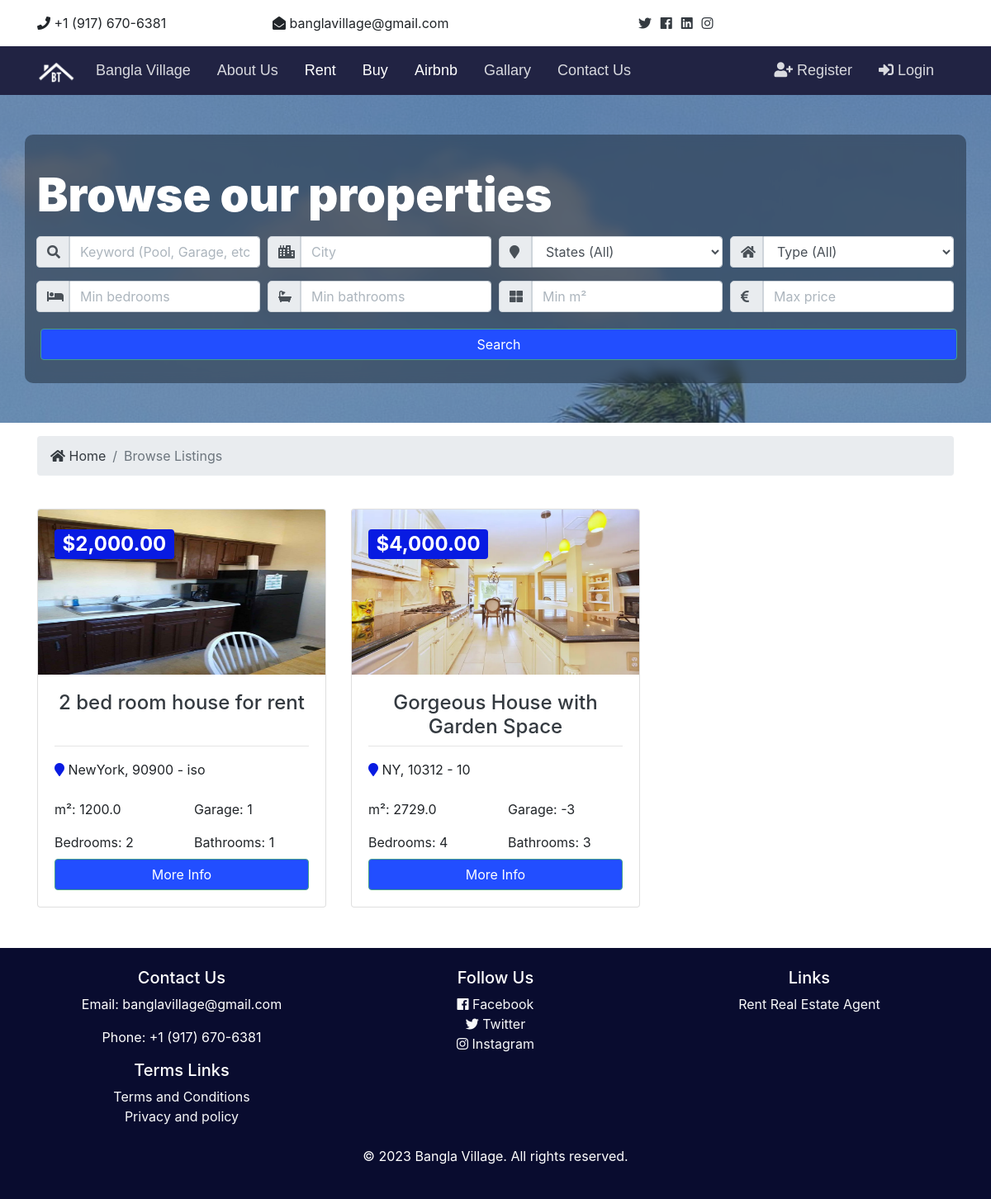
Screenshot of /en/listings/ with the database file from the repository.
### listings/models.py (models this page shows, shortened)
class Listing(models.Model):
    listing_type = models.ForeignKey(ListingType, on_delete=models.PROTECT,
                                     verbose_name=_("Listing type"))
    realtor = models.ForeignKey('accounts.Realtor',
                                on_delete=models.DO_NOTHING,
                                verbose_name=_("Realtor"))
    title = models.CharField(max_length=50, verbose_name=_("Title"))
    address = models.ForeignKey('core.Address', on_delete=models.PROTECT,
                                default=1, null=True,
                                verbose_name=_("Address"))
    description = models.TextField(blank=True,
                                   verbose_name=_("Description"))
    price = models.DecimalField(max_digits=20, decimal_places=2,
                                verbose_name=_("Price"))
    ceiling_height = models.FloatField(blank=True, null=True,
                                       verbose_name=_("Ceiling height"))
    bedrooms = models.PositiveIntegerField(verbose_name=_("Bedrooms"))
    bathrooms = models.PositiveIntegerField(verbose_name=_("Bathrooms"))
    garage = models.IntegerField(default=0,
                                 verbose_name=_("Garage"))
    sqft                                                                                                                                                                                    = models.FloatField(verbose_name=_("m²"))
    lot_size = models.FloatField(verbose_name=_("Lot size"))  # Grunstückgröße
    image = models.ImageField(upload_to=listing_dir_path,
                              verbose_name=_("Image"))
    listing_for = models.CharField(max_length=5, choices=LISTING_CHOICE,
                                   default="S", verbose_name=_("Listing for"))
    protected = models.BooleanField(default=False,
                                    verbose_name=_("Monument Protected"))
    is_published = models.BooleanField(default=True, verbose_name=_("Online"))
    free_from = models.DateField(default=datetime.now, blank=True,
                                 verbose_name=_("Free from"))
    created = models.DateTimeField(auto_now_add=True, null=True,
                                   verbose_name=_("Created"))
    updated = models.DateTimeField(auto_now=True, null=True,
                                   verbose_name=_("Updated"))
    def get_total_rooms(self):
        return self.bedrooms + self.bedrooms
    get_total_rooms.short_description = _("# Rooms")
    def get_address(self):
        return (f"{self.address.street} {self.address.hn}, {self.address.city}"
                f", {self.address.state.country.shortcut}")
    get_address.short_description = _("Address")
    def get_price(self):
        return f"{self.price}€"
    get_price.short_description = _("Price")
    def get_sqft(self):
        return _("{} m²".format(self.sqft))
    get_sqft.short_description = _("m²")
    def get_ceiling_height(self):
        return f"{self.ceiling_height} m"
    get_ceiling_height.short_description = _("Ceiling Height")
    def get_image(self):
        return get_image_format(self.image)
    get_image.short_description = _('Image')
    def headshot_image(self):
        return get_headshot_image(self.image)
    headshot_image.short_description = _('Preview')
    def get_images(self):
        '''returns nr of inline images'''
        return self.listingimage_set.count() + 1 if self.image else \
            self.listingimage_set.count()
    get_images.short_description = _('# Images')
    def get_nr_files(self):
        '''returns nr of inline files'''
        return self.listingfile_set.count()
    get_nr_files.short_description = _('# Files')

### core/models.py (models this page shows, shortened)
class Address(models.Model):
    street = models.CharField(max_length=150, blank=False, null=False,
                              verbose_name=_("Street"))
    hn = models.CharField(max_length=15, blank=False, null=False,
                          verbose_name=_("House number"))
    zipcode = models.CharField(max_length=5, blank=False, null=False,
                               verbose_name=_("Zipcode"))
    city = models.CharField(max_length=100, blank=False, null=False,
                            verbose_name=_("City"))
    state = models.ForeignKey(
        State, blank=False, null=False, on_delete=models.CASCADE,
        verbose_name=_("State"))
    class Meta:
        unique_together = ('street', 'hn', 'zipcode')
        verbose_name_plural = _("Addresses")

class State(models.Model):
    country = models.ForeignKey(Country, null=False, on_delete=models.CASCADE,
                                verbose_name=_("Country"))
    name = models.CharField(max_length=150, blank=False, null=False,
                            verbose_name=_("Country"))
    shortcut = models.CharField(
        max_length=6, null=False, blank=False, verbose_name="ISO 3166-2")
    class Meta:
        unique_together = ('country', 'shortcut')
        verbose_name = _("State")
        verbose_name_plural = _("States")

class Country(models.Model):
    name = models.CharField(
        max_length=150, null=False, blank=False, unique=True)
    shortcut = models.CharField(
        max_length=3, null=False, blank=False, verbose_name="ISO 3166-α2")
    class Meta:
        verbose_name = _("Country")
        verbose_name_plural = _("Countries")

### listings/views.py (the view)
# urls.py: path('', ListingListView.as_view(), name='listings'),
class ListingListView(ListView):
    model = Listing
    template_name = 'listings/listings.html'
    paginate_by = 4
    object_list = Listing.objects.order_by('-created').filter(
        is_published=True)
    def get_context_data(self, **kwargs):
        context = super().get_context_data(**kwargs)
        context['listings'] = self.object_list  # TODO change this bullshit
        context['title'] = _("Browse our properties")
        context['page_title'] = _("Browse Property Listings")
        context['page_description'] = _("Real estate manager."
                                        "Browse all properties we are "
                                        "offering.")
        return context

### core/context_processor.py (called while the page is built)
def global_variables(request):
    return {
        'domain_name': 'Bangla Village',
        'domain': "",
    }

### templates/listings/listings.html (shortened to what this page needs)
{% extends 'core/base.html' %}
{% load static %}
{% load humanize %}
{% block content %}
<section id="showcase-inner" class="py-5 showcase-text">
  <div class="container bg-blur">
    <div class="row">
      <div class="col-md-12 my-4">
        <h1 class="display-4 my-3 showcase-text">
          {{ title }}
        </h1>
        {% include 'core/partials/_search.html' %}
      </div>
    </div>
  </div>
</section>
<section id="bc" class="mt-3">
  <div class="container">
    <nav aria-label="breadcrumb">
      <ol class="breadcrumb">
        <li class="breadcrumb-item">
          <a href="{% url 'index' %}">
            <i class="fas fa-home"></i> {{ _("Home") }}</a>
        </li>
        <li class="breadcrumb-item active">{{ _("Browse Listings") }} </li>
      </ol>
    </nav>
  </div>
</section>
<section id="listings" class="py-4">
  <div class="container">
    <div class="row">
      {% if listings %}
      {% for listing in listings %}
      {% include 'listings/_partials/_listing-box.html' %}
      {% endfor %}
      {% else %}
      <div class="col-md-12">
        <p>{{ _("No Listings Available") }}</p>
      </div>
      {% endif %}
    <div class="row">
      <div class="col-md-12">
      </div>
    </div>
</section>
{% endblock %}

### templates/listings/_partials/_listing-box.html
{% load static %}
{% load humanize %}
<div class="col-md-6 col-lg-4 mb-4">
  <div class="card listing-preview">
    <a href="{% url 'listing' listing.id %}" class="stretched-link">
      <img class="card-img-top listing-img" src="{{ listing.image.url }}" alt="">
      <div class="card-img-overlay">
        <h2>
          <span class="badge badge-success">${{ listing.price | intcomma }}</span>
        </h2>
      </div>
      <div class="card-body">
        <div class="listing-heading text-center max-box">
          <h4 class="text-primary">{{ listing.title }}</h4>
        </div>
    </a>
    <hr>
    <div>
      <p>
        <i class="fas fa-map-marker text-secondary"></i>
        {{ listing.address.city }}, {{ listing.address.zipcode }} - {{ listing.address.state.country.shortcut }}
      </p>
    </div>
    <div class="row py-2">
      <div class="col-6">
        {{ _("m²") }}: {{ listing.sqft }}</div>
      <div class="col-6">
        {{ _("Garage") }}: {{ listing.garage }}</div>
    </div>
    <div class="row py-2">
      <div class="col-6">
        {{ _("Bedrooms") }}: {{ listing.bedrooms }}</div>
      <div class="col-6">
        {{ _("Bathrooms") }}: {{ listing.bathrooms }}</div>
    </div>
    <a href="{% url 'listing' listing.id %}" class="btn btn-secondary btn-block">{{ _("More Info") }}</a>
  </div>
</div>
</div>

### project/static/css/all.css (style rules this page uses)
.fa, .fas, .far, .fal, .fab { -moz-osx-font-smoothing: grayscale; -webkit-font-smoothing: antialiased; display: inline-block; font-style: normal; font-variant: normal; text-rendering: auto; line-height: 1; }
.fa-home:before { content: "\f015"; }
.fa-map-marker:before { content: "\f041"; }
.fa, .fas { font-family: 'Font Awesome 5 Free'; font-weight: 900; }

### project/static/css/style.css (style rules this page uses)
.btn-secondary { color: #fff !important; }
img { width: 100%; color: #09b48f; }
#showcase-inner { background: url('../img/bg1.jpg'); background-repeat: no-repeat; background-size: cover; background-attachment: fixed; background-position: top center; position: relative; overflow: hidden; min-height: 200px; }
#showcase-inner::before { content: ''; position: absolute; top: 0; left: 0; min-height: 100%; width: 100%; background: #3d50757c; }
.listing-preview a { position: relative; }
.listing-img { max-height: 200px; }
.max-box { height: 50px; }
*, *:before, *:after { box-sizing: border-box; }
.bg-blur { background-color: #0c121a69 !important; backdrop-filter: blur(6px); border-radius: 10px; }
.showcase-text { font-weight: 900; color: white; text-align: left; }

### rows the page displays
Listing: image (picture), price "2,000.00", title "2 bed room house for rent", address.city "NewYork", address.zipcode "90900", address.state.country.shortcut "iso", sqft "1200.0", garage "1", bedrooms "2", bathrooms "1"
Listing: image (picture), price "4,000.00", title "Gorgeous House with Garden Space", address.city "NY", address.zipcode "10312", address.state.country.shortcut "10", sqft "2729.0", garage "-3", bedrooms "4", bathrooms "3"

### other values shown
{{ title }} "Browse our properties"
form field state "States (All)"
form field listing_type "Type (All)"
